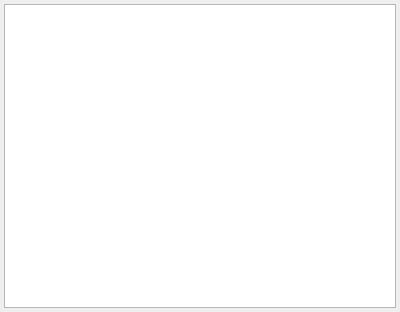
<?xml version="1.0" encoding="UTF-8"?>
<ui version="4.0">
 <class>PingAssistant</class>
 <widget class="QWidget" name="PingAssistant">
  <property name="geometry">
   <rect>
    <x>0</x>
    <y>0</y>
    <width>400</width>
    <height>312</height>
   </rect>
  </property>
  <property name="windowTitle">
   <string notr="true">Form</string>
  </property>
  <layout class="QGridLayout" name="gridLayout">
   <property name="leftMargin">
    <number>4</number>
   </property>
   <property name="topMargin">
    <number>4</number>
   </property>
   <property name="rightMargin">
    <number>4</number>
   </property>
   <property name="bottomMargin">
    <number>4</number>
   </property>
   <property name="spacing">
    <number>4</number>
   </property>
   <item row="1" column="0">
    <widget class="QTableWidget" name="tableWidget"/>
   </item>
   <item row="2" column="0">
    <layout class="QHBoxLayout" name="horizontalLayoutStatusBar"/>
   </item>
   <item row="0" column="0">
    <layout class="QHBoxLayout" name="horizontalLayoutToolBar"/>
   </item>
  </layout>
 </widget>
 <resources/>
 <connections/>
</ui>
